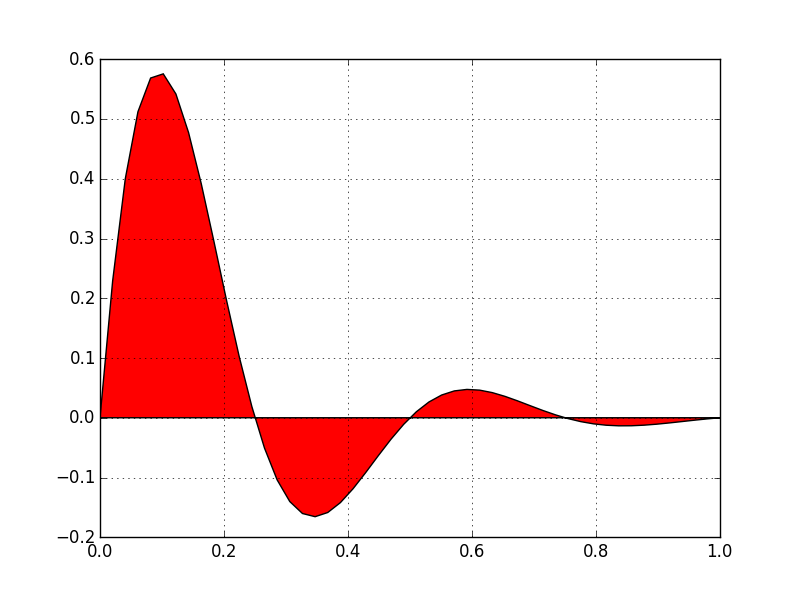

Reproduce this figure in Python.
"""
Simple demo of the fill function.

"""

import numpy as np
import matplotlib.pyplot as plt


x = np.linspace(0, 1)
y = np.sin(4 * np.pi * x) * np.exp(-5 * x)

plt.fill(x, y, 'r')
plt.grid(True)
plt.show()
